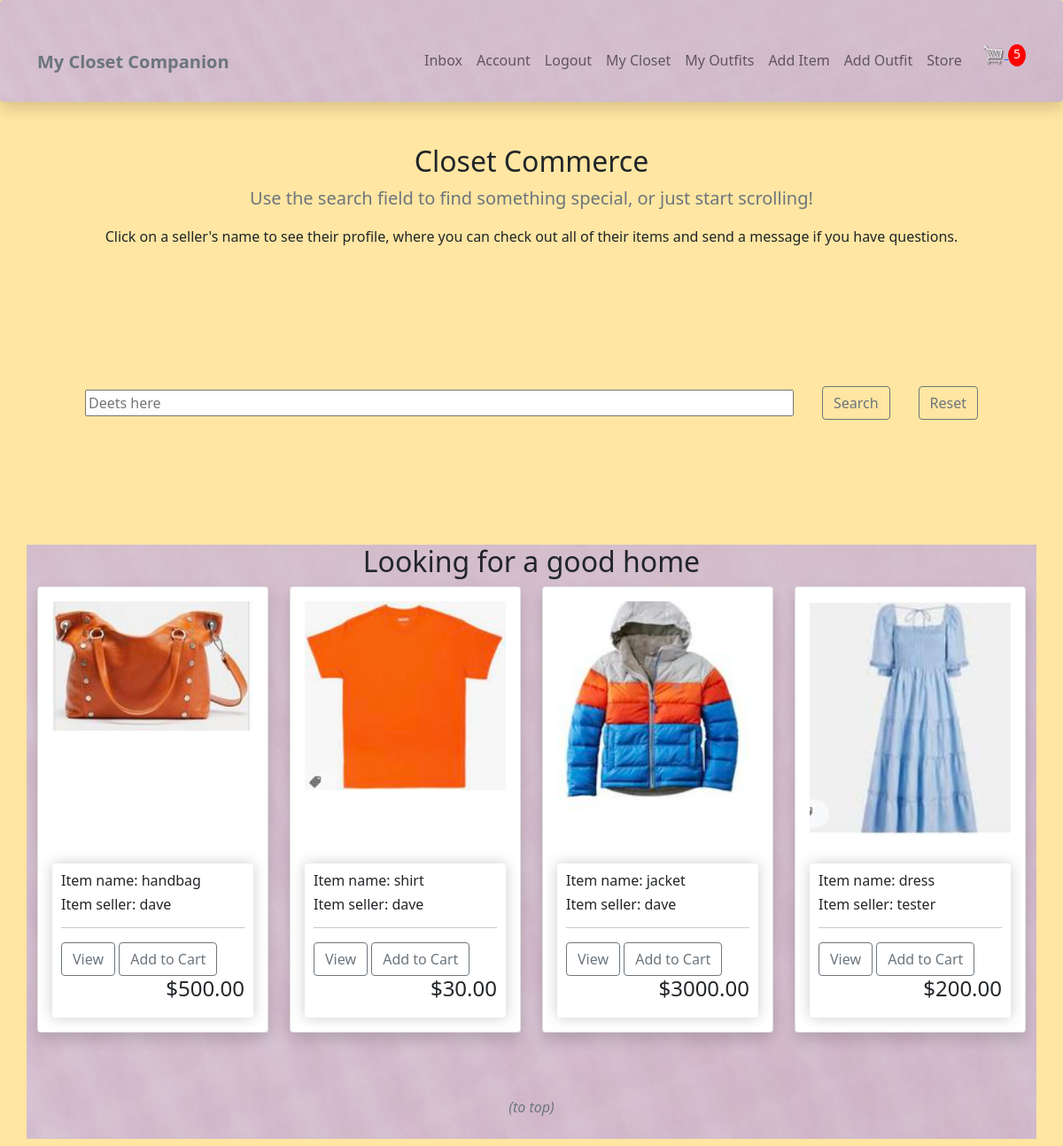
The page /store/ (signed in) on the database its author committed.
### wardrobe/models.py (models this page shows, shortened)
class Item(models.Model):
    top = 'top'
    bottom = 'bottom'
    dress = 'dress'
    shoe = 'shoe'
    outerwear = 'outerwear'
    handbag = 'handbag'
    other = 'other'
    item_type = [
        (top, 'top'),
        (bottom, 'bottom'),
        (dress, 'dress'),
        (shoe, 'shoe'),
        (outerwear, 'outerwear'),
        (handbag, 'handbag'),
        (other, 'other'),
    ]
    owner = models.ForeignKey(Profile, null=True, blank=True, on_delete=models.CASCADE)
    name = models.CharField(max_length=100)
    description = models.TextField(max_length=300, blank=True, null=True)
    type = models.CharField(max_length=100, choices = item_type, default=shoe)
    image = ResizedImageField(size=[200, 200], upload_to="images")
    sell = models.BooleanField(default=False)
    price = models.DecimalField(max_digits=7, decimal_places=2, blank=True, null=True)
    tags = models.ManyToManyField('Tag', blank=True)
    created = models.DateTimeField(auto_now_add=True)
    id = models.UUIDField(default=uuid.uuid4, unique=True, primary_key=True, editable=False)
    @property
    def imageURL(self):
        try:
            url = self.image.url
        except:
            url = ''
        return url

### user/models.py (models this page shows)
class Profile(models.Model):
    user = models.OneToOneField(
        User, on_delete=models.CASCADE, null=True, blank=True)
    name = models.CharField(max_length=200, blank=True, null=True)
    email = models.EmailField(max_length=500, blank=True, null=True)
    username = models.CharField(max_length=200, blank=True, null=True)
    location = models.CharField(max_length=200, blank=True, null=True)
    short_intro = models.CharField(max_length=200, blank=True, null=True)
    profile_image = models.ImageField(
        null=True, blank=True, upload_to='profiles/', default="profiles/user-default.png")
    social_instagram = models.CharField(max_length=200, blank=True, null=True)
    created = models.DateTimeField(auto_now_add=True)
    id = models.UUIDField(default=uuid.uuid4, unique=True,
                          primary_key=True, editable=False)
    def __str__(self):
        return str(self.username)

### store/views.py (the view)
# urls.py: path('store/', include('store.urls')),
@login_required(login_url="login")
def store(request):
    data = cartData(request)
    cartItems = data['cartItems']
    items, search_query = searchItems(request)
    context = {'items': items, 'cartItems': cartItems}
    return render(request, 'store/store.html', context)

### store/models.py (called while the page is built)
    @property
    def get_cart_items(self):
        orderitems = self.orderitem_set.all()
        total = sum([item.quantity for item in orderitems])
        return total

### store/utils.py (called while the page is built)
def searchItems(request):
    search_query = ''
    if request.GET.get('search_query'):
        search_query = request.GET.get('search_query')
    tags = Tag.objects.filter(name__icontains=search_query)
    items = Item.objects.filter(sell=True).distinct().filter(
        Q(name__icontains=search_query) |
        Q(description__icontains=search_query) |
        Q(type__icontains=search_query) |
        Q(owner__username__icontains=search_query) |
        Q(tags__in=tags)
    )
    return items, search_query

def cartData(request):
	if request.user.is_authenticated:
		customer = request.user.profile
		order, created = Order.objects.get_or_create(customer=customer, complete=False)
		orderItems = order.orderitem_set.all()
		cartItems = order.get_cart_items
	else:
		return redirect('login')
	return {'cartItems': cartItems ,'order': order, 'orderItems': orderItems}

### store/templates/store/store.html (shortened to what this page needs)
{% extends 'main.html' %}
{% load static %}
{% block content %}
<div class="container-lg">
    <div class="text-center">
        <h2>Closet Commerce</h2>
        <p class="lead text-muted">Use the search field to find something special, or just start scrolling! </p>
        <p>Click on a seller's name to see their profile, where you can check out all of their items and send a message if you have questions.</p>
    </div>
</div>
<section class="hero-section text-center">
      <div class="container container--narrow">
          <div class="hero-section__search">
              <form id='searchForm' class="form" action="" method="GET">
                  <div class="form__field">
                      <input class="input input--text" id="formInput#search" type="text" name="search_query"
                          placeholder="Deets here" value="" />
                  </div>
                  <input class="btn btn-outline-secondary" type="submit" value="Search" />
                  <input class="btn btn-outline-secondary" type="submit" value="Reset" name='' />
              </form>
          </div>
      </div>
  </section>
  <div class="container-lg bg-light texture">
      <div class="text-center">
        <h2>Looking for a good home</h2>
      </div>
      <div class="row my-2 justify-content-center">
      {% for item in items %}
      {% if item.price %}
        <div class="col-8 col-lg-4 col-xl-3 mb-3 d-flex align-items-stretch">
          <div class="card-group">
            <div class="card shadow p-3 mb-5 bg-body rounded" >
              <img src="{{item.imageURL}}" class="card-img-top">
              <div class="card-body">
              </div>
               <div class="box-element product">
                <h6>Item name: {{item.name}}</h6>
                <h6>Item seller: {{item.owner}}</h6>
                <hr>
                <a href="{% url 'sale-item' item.id %}" class="btn btn-outline-secondary">View</a>
                <button data-product={{item.id}} data-action="add" class="btn btn-outline-secondary add-btn update-cart">Add to Cart</button>
                <h4 style="display: inline-block; float: right">${{item.price|floatformat:2}}</h4>
            </div>
            </div>
          </div>
        </div>
        {% endif %}
      {% endfor %}
      <a class="nav-link text-center" href="#"><p class="fst-italic fw-light text-muted">(to top)</p></a>
      </div>
    </div>
{% endblock %}

### static/css/wardrobe.css (style rules this page uses)
body { background-color: #ffe6a2 }
.texture { background-image: url('/static/images/texture1.png'); background-repeat: no-repeat; background-size: cover; }
.box-element { box-shadow: hsl(0, 0%, 80%) 0 0 16px; border-radius: 4px; padding: 10px; }
.form { display: block; }
.form__field { margin-top: 1.5rem; margin-bottom: 1.5rem; }
.hero-section { height: 40vh; display: flex; align-items: center; background-color: var(--color-sub); }
.hero-section__search > .form { display: flex; align-items: center; justify-content: center; gap: 2rem; }
.hero-section__search > .form input.input--text { width: 50rem; }

### rows shown on the page
Item: imageURL (picture), name "handbag", owner "dave", price "500.00"
Item: imageURL (picture), name "shirt", owner "dave", price "30.00"
Item: imageURL (picture), name "jacket", owner "dave", price "3000.00"
Item: imageURL (picture), name "dress", owner "tester", price "200.00"

### other values the page prints
{{ cartItems }} "5"
